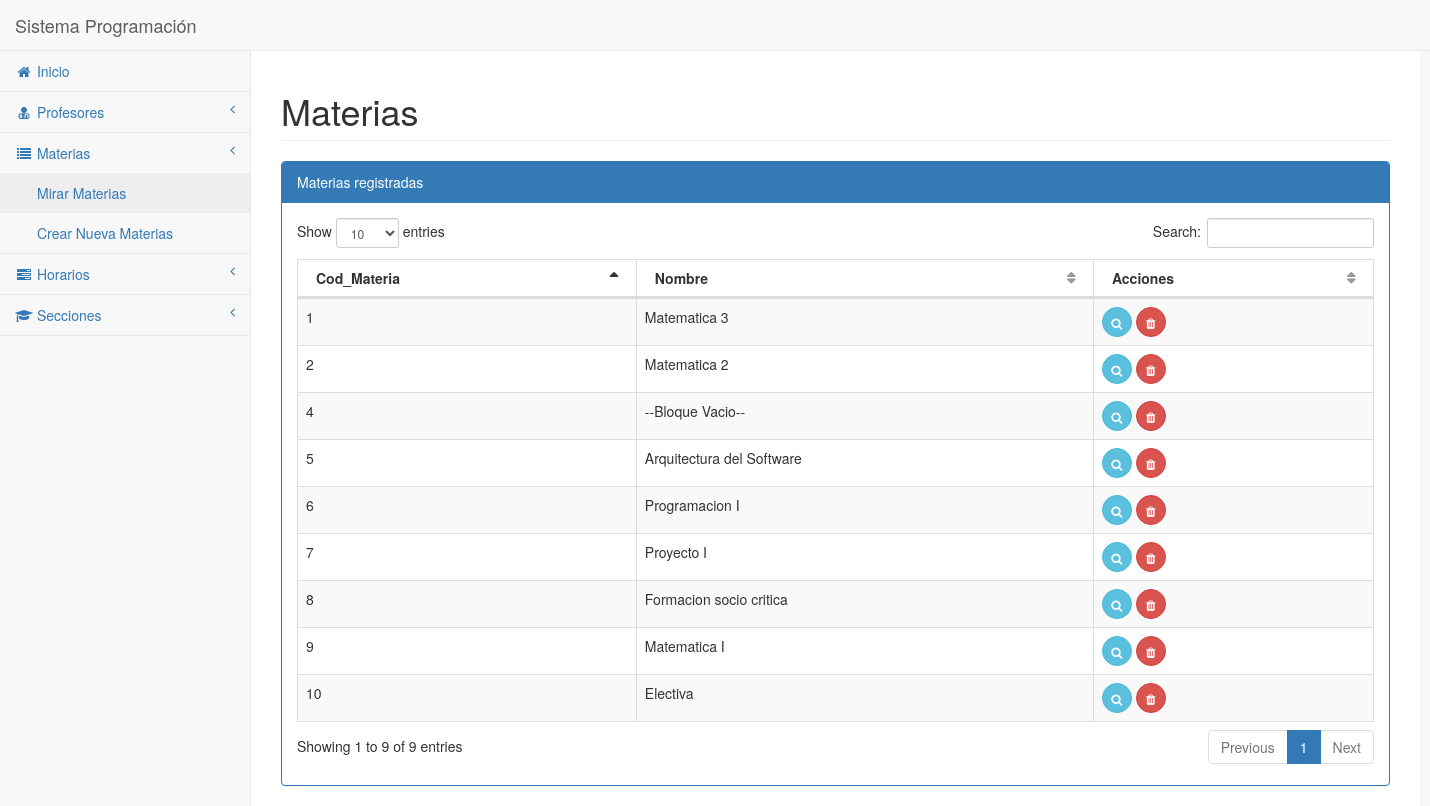
Page /list_materias on the committed database.
### PNFI/models.py (models this page shows, shortened)
class Materia(models.Model):
    Cod_Materia = models.AutoField(primary_key=True)
    Nombre = models.CharField(max_length=50)

### PNFI/views.py (the view)
# urls.py: path('list_materias', list_materias.as_view(), name='list_materias'),
class list_materias(ListView):
	model = Materia
	template_name = "html/list_materias.html"

### templates/html/list_materias.html
{% extends 'html/layouts/default.html' %}
{% block content %}
            <div class="row">
                <div class="col-lg-12">
                    <h1 class="page-header">Materias</h1>
                </div>
            </div>
            <div class="row">
                <div class="col-lg-12">
                    <div class="panel panel-primary">
                        <div class="panel-heading">
                            Materias registradas
                        </div>
                        <div class="panel-body">
                            <table width="100%" class="table table-striped table-bordered table-hover" id="dataTables-example">
                                <thead>
                                    <tr>
                                        <th>Cod_Materia</th>
                                        <th>Nombre</th>
                                        <th>Acciones</th>
                                    </tr>
                                </thead>
                                <tbody>
									{% if object_list %}
									{% for materia in object_list %}
                                    <tr class="odd gradeX">
                                        <td>{{ materia.Cod_Materia }}</td>
                                        <td>{{ materia.Nombre }}</td>
                                        <td>
                                            <a href="{% url 'MateriaUpdate' materia.Cod_Materia %}">
                                             <button class="btn btn-circle btn-info">
                                                  <span class="fa fa-search fa-fw"></span>
                                              </button>
                                            </a>
                                             <a type="button" class="btn btn-circle btn-danger" href="{% url 'MateriaDelete'  materia.Cod_Materia %}">
                                                 <span class="fa fa-trash fa-fw"></span>
                                             </a>
                                        </td>
                                    </tr>
									{% endfor %}
									{% else %}
									<p>No existen materias registradas</p>
									{% endif %}
                                </tbody>
                            </table>
                        </div>
                    </div>
                </div>
            </div>
{% endblock %}

### rows in the picture
Materia: Cod_Materia "1", Nombre "Matematica 3"
Materia: Cod_Materia "2", Nombre "Matematica 2"
Materia: Cod_Materia "4", Nombre "--Bloque Vacio--"
Materia: Cod_Materia "5", Nombre "Arquitectura del Software"
Materia: Cod_Materia "6", Nombre "Programacion I"
Materia: Cod_Materia "7", Nombre "Proyecto I"
Materia: Cod_Materia "8", Nombre "Formacion socio critica"
Materia: Cod_Materia "9", Nombre "Matematica I"
Materia: Cod_Materia "10", Nombre "Electiva"
